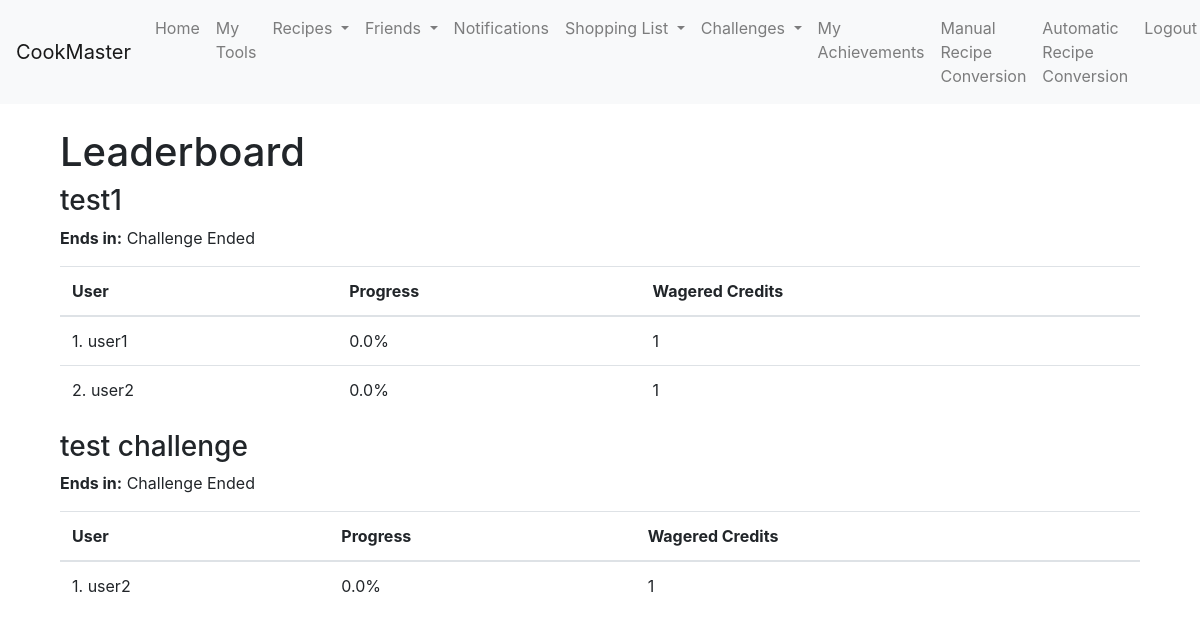
Page /leaderboard (signed in) on the committed database.
### app/models.py (models this page shows, shortened)
class Challenge(db.Model):
    __tablename__ = 'challenge'
    id = db.Column(db.Integer, primary_key=True)
    name = db.Column(db.String(100), nullable=False)
    icon = db.Column(db.String(100))  # Path to the icon
    creator_id = db.Column(db.Integer, db.ForeignKey('user.id'), nullable=False)
    credits_required = db.Column(db.Integer, nullable=False)
    duration = db.Column(db.Integer, nullable=False)  # Store duration in seconds
    started_at = db.Column(db.DateTime, nullable=False)  # Track when the challenge starts
    participants = db.relationship('ChallengeParticipant', backref='challenge_participation', lazy=True, cascade="all, delete-orphan")
    def get_end_time(self):
        return self.started_at + timedelta(seconds=self.duration)

class ChallengeParticipant(db.Model):
    __tablename__ = 'challenge_participant'
    id = db.Column(db.Integer, primary_key=True)
    user_id = db.Column(db.Integer, db.ForeignKey('user.id'), nullable=False)
    challenge_id = db.Column(db.Integer, db.ForeignKey('challenge.id'), nullable=False)
    wagered_credits = db.Column(db.Integer, nullable=False)
    progress = db.Column(db.Float, default=0)  # Progress for tracking in leaderboard
    date_joined = db.Column(db.DateTime, default=db.func.current_timestamp())
    user = db.relationship('User', backref='participations', overlaps="participant,challenges_participated")
    challenge = db.relationship('Challenge', backref='challenge_participants', overlaps="participants")

class User(db.Model, UserMixin):
    id = db.Column(db.Integer, primary_key=True)
    username = db.Column(db.String(20), unique=True, nullable=False)
    email = db.Column(db.String(120), unique=True, nullable=False)
    password = db.Column(db.String(60), nullable=False)
    role = db.Column(db.String(10), nullable=False, default='user')
    completed_recipes = db.Column(db.Integer, default=0)
    recipes_created = db.Column(db.Integer, default=0)
    recipes_shared = db.Column(db.Integer, default=0)
    friends_connected = db.Column(db.Integer, default=0)
    shopping_lists_created = db.Column(db.Integer, default=0)
    conversion_tool_uses = db.Column(db.Integer, default=0)
    credits = db.Column(db.Integer, default=100)
    tools = db.relationship('Tool', backref='owner', lazy=True, cascade="all, delete-orphan")
    posts = db.relationship('Post', backref='author', lazy=True, cascade="all, delete-orphan")
    created_challenges = db.relationship('Challenge', backref='creator', lazy=True, overlaps="challenge_creator,created_challenges")
    participated_challenges = db.relationship('ChallengeParticipant', backref='user_participation', lazy=True, overlaps="participant,challenges_participated")
    achievements = db.relationship('Achievement', backref='user', lazy=True, cascade="all, delete-orphan")

### app/user_routes.py (the view)
@user.route('/leaderboard', methods=['GET'])
@login_required
def leaderboard():
    challenges = Challenge.query.all()
    leaderboard_data = []
    for challenge in challenges:
        time_remaining = max(0, (challenge.get_end_time() - datetime.utcnow()).total_seconds())
        sorted_participants = sorted(challenge.participants, key=lambda p: p.progress, reverse=True)
        challenge_data = {
            'challenge': challenge,
            'time_remaining': time_remaining,
            'participants': sorted_participants  # Sorted by progress for leaderboard display
        }
        leaderboard_data.append(challenge_data)
    return render_template('leaderboard.html', leaderboard_data=leaderboard_data)

### app/__init__.py (called while the page is built)
@login_manager.user_loader
def load_user(user_id):
    from app.models import User
    return User.query.get(int(user_id))

### app/templates/leaderboard.html (shortened to what this page needs)
{% extends "base.html" %}
{% block content %}
  <div class="container">
    <h1 class="mt-4">Leaderboard</h1>
    <div class="row">
      {% for item in leaderboard_data %}
        <div class="col-md-12">
          <h3>{{ item.challenge.name }}</h3>
          <p class="card-text">
            <strong>Ends in:</strong>
            <span class="countdown-timer" data-remaining-time="{{ item.time_remaining }}"></span>
          </p>
          <div class="table-responsive">
            <table class="table">
              <thead>
                <tr>
                  <th>User</th>
                  <th>Progress</th>
                  <th>Wagered Credits</th>
                </tr>
              </thead>
              <tbody>
                {% for participant in item.participants %}
                  <tr>
                    <td>{{ loop.index }}. {{ participant.user.username }}</td>
                    <td>{{ participant.progress }}%</td>
                    <td>{{ participant.wagered_credits }}</td>
                  </tr>
                {% endfor %}
              </tbody>
            </table>
          </div>
        </div>
      {% else %}
        <p>No active challenges at the moment.</p>
      {% endfor %}
    </div>
  </div>
{% endblock %}

### rows in the picture
Challenge: challenge.name "test1"
ChallengeParticipant: user.username "user1", progress "0.0", wagered_credits "1"
ChallengeParticipant: user.username "user2", progress "0.0", wagered_credits "1"
Challenge: challenge.name "test challenge"
ChallengeParticipant: user.username "user2", progress "0.0", wagered_credits "1"
